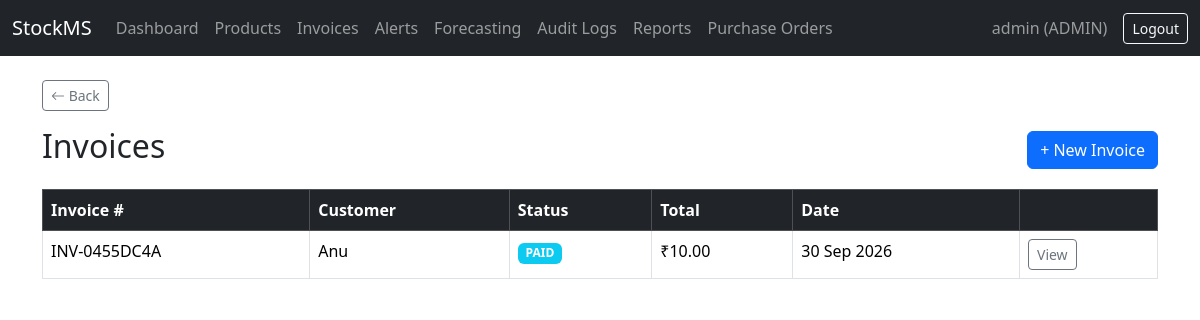
The page /invoices/ (signed in) on the database its author committed.
### accounts/models.py (models this page shows, shortened)
class User(AbstractUser):
    class Role(models.TextChoices):
        ADMIN = 'ADMIN', 'Admin'
        MANAGER = 'MANAGER', 'Manager'
        STAFF = 'STAFF', 'Staff'
    role = models.CharField(
        max_length=10,
        choices=Role.choices,
        default=Role.STAFF,
    )

### billing/models.py (models this page shows, shortened)
class Invoice(models.Model):
    class Status(models.TextChoices):
        PENDING = 'PENDING', 'Pending'
        PAID = 'PAID', 'Paid'
        CANCELLED = 'CANCELLED', 'Cancelled'
    invoice_number = models.CharField(max_length=20, unique=True)
    customer = models.ForeignKey(Customer, on_delete=models.SET_NULL, null=True, related_name='invoices')
    created_by = models.ForeignKey(settings.AUTH_USER_MODEL, on_delete=models.SET_NULL, null=True)
    status = models.CharField(max_length=10, choices=Status.choices, default=Status.PENDING)
    created_at = models.DateTimeField(auto_now_add=True)
    @property
    def total_amount(self):
        return sum(item.subtotal for item in self.items.all())

class Customer(models.Model):
    name = models.CharField(max_length=200)
    phone = models.CharField(max_length=20, blank=True)
    email = models.EmailField(blank=True)
    address = models.TextField(blank=True)
    def __str__(self):
        return self.name

class InvoiceItem(models.Model):
    invoice = models.ForeignKey(Invoice, on_delete=models.CASCADE, related_name='items')
    product = models.ForeignKey(Product, on_delete=models.PROTECT)
    quantity = models.PositiveIntegerField()
    unit_price = models.DecimalField(max_digits=10, decimal_places=2)
    @property
    def subtotal(self):
        return self.quantity * self.unit_price

### billing/views.py (the view)
# urls.py: path('', views.invoice_list, name='invoice_list'),
@login_required
def invoice_list(request):
    invoices = Invoice.objects.select_related('customer').all().order_by('-created_at')
    return render(request, 'billing/invoice_list.html', {'invoices': invoices})

### billing/templates/billing/invoice_list.html (shortened to what this page needs)
{% extends 'base.html' %}
{% block content %}
<div class="d-flex justify-content-between align-items-center mb-3">
    <h2>Invoices</h2>
    <a href="{% url 'invoice_create' %}" class="btn btn-primary">+ New Invoice</a>
</div>
<table class="table table-bordered table-hover">
    <thead class="table-dark">
        <tr>
            <th>Invoice #</th>
            <th>Customer</th>
            <th>Status</th>
            <th>Total</th>
            <th>Date</th>
            <th></th>
        </tr>
    </thead>
    <tbody>
        {% for invoice in invoices %}
        <tr>
            <td>{{ invoice.invoice_number }}</td>
            <td>{{ invoice.customer|default:"Walk-in" }}</td>
            <td><span class="badge bg-info">{{ invoice.status }}</span></td>
            <td>₹{{ invoice.total_amount }}</td>
            <td>{{ invoice.created_at|date:"d M Y" }}</td>
            <td><a href="{% url 'invoice_detail' invoice.pk %}" class="btn btn-sm btn-outline-secondary">View</a></td>
        </tr>
        {% empty %}
        <tr><td colspan="6" class="text-center">No invoices yet.</td></tr>
        {% endfor %}
    </tbody>
</table>
{% endblock %}

### templates/base.html (shortened to what this page needs)
{% load static %}
<!DOCTYPE html>
<html lang="en">
<head>
    <link href="https://cdn.jsdelivr.net/npm/bootstrap@5.3.3/dist/css/bootstrap.min.css" rel="stylesheet">
    <link href="https://cdn.jsdelivr.net/npm/bootstrap-icons@1.11.3/font/bootstrap-icons.css" rel="stylesheet">
</head>
<body>
    <nav class="navbar navbar-expand-lg navbar-dark bg-dark">
        <div class="container-fluid">
            <a class="navbar-brand" href="{% url 'dashboard' %}">StockMS</a>
            <div class="collapse navbar-collapse">
                <ul class="navbar-nav me-auto">
                    <li class="nav-item"><a class="nav-link" href="{% url 'dashboard' %}">Dashboard</a></li>
                    <li class="nav-item"><a class="nav-link" href="{% url 'product_list' %}">Products</a></li>
                    <li class="nav-item"><a class="nav-link" href="{% url 'invoice_list' %}">Invoices</a></li>
                    <li class="nav-item"><a class="nav-link" href="{% url 'alert_list' %}">Alerts</a></li>
                    <li class="nav-item"><a class="nav-link" href="{% url 'forecast_page' %}">Forecasting</a></li>
                    {% if user.role == 'ADMIN' %}
                        <li class="nav-item"><a class="nav-link" href="{% url 'audit_log_list' %}">Audit Logs</a></li>
                    {% endif %}
                    {% if user.role == 'ADMIN' or user.role == 'MANAGER' %}
                        <li class="nav-item"><a class="nav-link" href="{% url 'reports_page' %}">Reports</a></li>
                        <li class="nav-item"><a class="nav-link" href="{% url 'purchase_order_list' %}">Purchase Orders</a></li>
                    {% endif %}
                </ul>
                {% if user.is_authenticated %}
                <span class="navbar-text me-3">{{ user.username }} ({{ user.role }})</span>
<form method="post" action="{% url 'logout' %}" class="d-inline">
    <button type="submit" class="btn btn-outline-light btn-sm">Logout</button>
</form>                {% endif %}
            </div>
        </div>
    </nav>
    <div class="container mt-4">
    <a href="javascript:history.back()" class="btn btn-sm btn-outline-secondary mb-3">
        <i class="bi bi-arrow-left"></i> Back
    </a>
        {% block content %}
        {% endblock %}
    </div>
</body>
</html>

### rows shown on the page
User: username "admin", role "ADMIN"
Invoice: invoice_number "INV-0455DC4A", customer "Anu", status "PAID", total_amount "10.00", created_at "30 Sep 2026"
